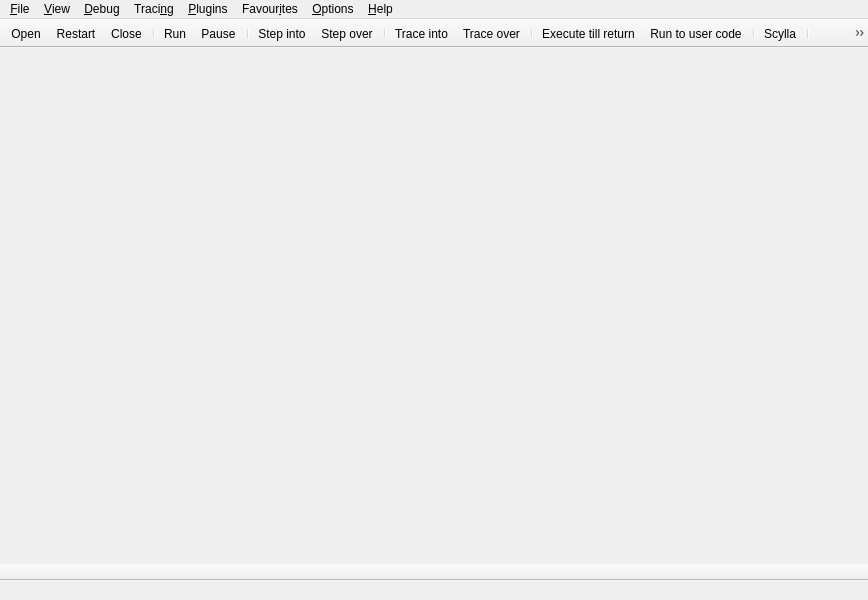
<?xml version="1.0" encoding="UTF-8"?>
<ui version="4.0">
 <class>MainWindow</class>
 <widget class="QMainWindow" name="MainWindow">
  <property name="geometry">
   <rect>
    <x>0</x>
    <y>0</y>
    <width>868</width>
    <height>600</height>
   </rect>
  </property>
  <property name="contextMenuPolicy">
   <enum>Qt::NoContextMenu</enum>
  </property>
  <property name="windowTitle">
   <string>x64dbg</string>
  </property>
  <widget class="QWidget" name="centralWidget"/>
  <widget class="QMenuBar" name="menuBar">
   <property name="geometry">
    <rect>
     <x>0</x>
     <y>0</y>
     <width>868</width>
     <height>21</height>
    </rect>
   </property>
   <widget class="QMenu" name="menuFile">
    <property name="title">
     <string>&amp;File</string>
    </property>
    <widget class="QMenu" name="menuRecentFiles">
     <property name="title">
      <string>&amp;Recent Files</string>
     </property>
     <property name="icon">
      <iconset resource="../../resource.qrc">
       <normaloff>:/icons/images/recentfiles.png</normaloff>:/icons/images/recentfiles.png</iconset>
     </property>
     <addaction name="separator"/>
    </widget>
    <widget class="QMenu" name="menuDatabase">
     <property name="title">
      <string>Database</string>
     </property>
     <property name="icon">
      <iconset resource="../../resource.qrc">
       <normaloff>:/icons/images/data-copy.png</normaloff>:/icons/images/data-copy.png</iconset>
     </property>
     <addaction name="actionDbsave"/>
     <addaction name="actionDbload"/>
     <addaction name="actionDbrecovery"/>
     <addaction name="actionDbclear"/>
     <addaction name="separator"/>
     <addaction name="actionImportdatabase"/>
     <addaction name="actionExportdatabase"/>
    </widget>
    <addaction name="actionOpen"/>
    <addaction name="menuRecentFiles"/>
    <addaction name="actionAttach"/>
    <addaction name="actionDetach"/>
    <addaction name="menuDatabase"/>
    <addaction name="actionPatches"/>
    <addaction name="actionChangeCommandLine"/>
    <addaction name="actionRestartAdmin"/>
    <addaction name="separator"/>
    <addaction name="actionExit"/>
   </widget>
   <widget class="QMenu" name="menuView">
    <property name="title">
     <string>&amp;View</string>
    </property>
    <addaction name="actionCpu"/>
    <addaction name="actionLog"/>
    <addaction name="actionNotes"/>
    <addaction name="actionBreakpoints"/>
    <addaction name="actionMemoryMap"/>
    <addaction name="actionCallStack"/>
    <addaction name="actionSEHChain"/>
    <addaction name="actionScript"/>
    <addaction name="actionSymbolInfo"/>
    <addaction name="actionModules"/>
    <addaction name="actionSource"/>
    <addaction name="actionReferences"/>
    <addaction name="actionThreads"/>
    <addaction name="actionHandles"/>
    <addaction name="actionGraph"/>
    <addaction name="actionTrace"/>
    <addaction name="actionPatches"/>
    <addaction name="actionComments"/>
    <addaction name="actionLabels"/>
    <addaction name="actionBookmarks"/>
    <addaction name="actionFunctions"/>
    <addaction name="actionVariables"/>
    <addaction name="actionCommand"/>
    <addaction name="separator"/>
    <addaction name="actionPreviousTab"/>
    <addaction name="actionNextTab"/>
    <addaction name="actionPreviousView"/>
    <addaction name="actionNextView"/>
    <addaction name="actionHideTab"/>
   </widget>
   <widget class="QMenu" name="menuDebug">
    <property name="title">
     <string>&amp;Debug</string>
    </property>
    <widget class="QMenu" name="menuAdvanced">
     <property name="title">
      <string>Advanced</string>
     </property>
     <property name="icon">
      <iconset resource="../../resource.qrc">
       <normaloff>:/icons/images/branchpreview.png</normaloff>:/icons/images/branchpreview.png</iconset>
     </property>
     <addaction name="actioneRun"/>
     <addaction name="actionseRun"/>
     <addaction name="actionRunExpression"/>
     <addaction name="separator"/>
     <addaction name="actioneStepInto"/>
     <addaction name="actionseStepInto"/>
     <addaction name="actionStepIntoSource"/>
     <addaction name="actioneStepOver"/>
     <addaction name="actionseStepOver"/>
     <addaction name="actionStepOverSource"/>
     <addaction name="separator"/>
     <addaction name="actioneRtr"/>
     <addaction name="actionSkipNextInstruction"/>
     <addaction name="actionInstrUndo"/>
     <addaction name="separator"/>
     <addaction name="actionHideDebugger"/>
    </widget>
    <addaction name="actionRun"/>
    <addaction name="actionRunSelection"/>
    <addaction name="actionPause"/>
    <addaction name="actionRestart"/>
    <addaction name="actionClose"/>
    <addaction name="separator"/>
    <addaction name="actionStepInto"/>
    <addaction name="actionStepOver"/>
    <addaction name="separator"/>
    <addaction name="actionRtr"/>
    <addaction name="actionRtu"/>
    <addaction name="separator"/>
    <addaction name="separator"/>
    <addaction name="menuAdvanced"/>
   </widget>
   <widget class="QMenu" name="menuHelp">
    <property name="title">
     <string>&amp;Help</string>
    </property>
    <addaction name="actionCalculator"/>
    <addaction name="actionCheckUpdates"/>
    <addaction name="actionBlog"/>
    <addaction name="actionDonate"/>
    <addaction name="actionReportBug"/>
    <addaction name="actionPlugins"/>
    <addaction name="separator"/>
    <addaction name="actionManual"/>
    <addaction name="actionFaq"/>
    <addaction name="actionAbout"/>
    <addaction name="actionAbout_Qt"/>
    <addaction name="separator"/>
    <addaction name="actionCrashDump"/>
   </widget>
   <widget class="QMenu" name="menuPlugins">
    <property name="title">
     <string>&amp;Plugins</string>
    </property>
    <addaction name="actionScylla"/>
   </widget>
   <widget class="QMenu" name="menuOptions">
    <property name="title">
     <string>&amp;Options</string>
    </property>
    <widget class="QMenu" name="menuTheme">
     <property name="title">
      <string>&amp;Theme</string>
     </property>
     <property name="icon">
      <iconset resource="../../resource.qrc">
       <normaloff>:/icons/images/themes.png</normaloff>:/icons/images/themes.png</iconset>
     </property>
     <addaction name="actionDefaultTheme"/>
    </widget>
    <addaction name="actionSettings"/>
    <addaction name="actionAppearance"/>
    <addaction name="actionShortcuts"/>
    <addaction name="actionCustomizeMenus"/>
    <addaction name="actionTopmost"/>
    <addaction name="actionReloadStylesheet"/>
    <addaction name="actionSetInitializationScript"/>
    <addaction name="actionImportSettings"/>
    <addaction name="menuTheme"/>
   </widget>
   <widget class="QMenu" name="menuFavourites">
    <property name="title">
     <string>Favour&amp;ites</string>
    </property>
   </widget>
   <widget class="QMenu" name="menu_Trace">
    <property name="title">
     <string>Traci&amp;ng</string>
    </property>
    <widget class="QMenu" name="menuTrace_record">
     <property name="title">
      <string>Trace record</string>
     </property>
     <property name="icon">
      <iconset resource="../../resource.qrc">
       <normaloff>:/icons/images/trace.png</normaloff>:/icons/images/trace.png</iconset>
     </property>
     <addaction name="actionTRBit"/>
     <addaction name="actionTRByte"/>
     <addaction name="actionTRWord"/>
     <addaction name="actionTRNone"/>
     <addaction name="separator"/>
     <addaction name="actionTRTIBT"/>
     <addaction name="actionTRTOBT"/>
     <addaction name="actionTRTIIT"/>
     <addaction name="actionTRTOIT"/>
    </widget>
    <addaction name="actionAnimateInto"/>
    <addaction name="actionAnimateOver"/>
    <addaction name="actionAnimateCommand"/>
    <addaction name="separator"/>
    <addaction name="actionTicnd"/>
    <addaction name="actionTocnd"/>
    <addaction name="menuTrace_record"/>
   </widget>
   <addaction name="menuFile"/>
   <addaction name="menuView"/>
   <addaction name="menuDebug"/>
   <addaction name="menu_Trace"/>
   <addaction name="menuPlugins"/>
   <addaction name="menuFavourites"/>
   <addaction name="menuOptions"/>
   <addaction name="menuHelp"/>
  </widget>
  <widget class="QToolBar" name="mainToolBar">
   <property name="windowTitle">
    <string>Toolbar</string>
   </property>
   <property name="movable">
    <bool>false</bool>
   </property>
   <property name="iconSize">
    <size>
     <width>16</width>
     <height>16</height>
    </size>
   </property>
   <attribute name="toolBarArea">
    <enum>TopToolBarArea</enum>
   </attribute>
   <attribute name="toolBarBreak">
    <bool>false</bool>
   </attribute>
   <addaction name="actionOpen"/>
   <addaction name="actionRestart"/>
   <addaction name="actionClose"/>
   <addaction name="separator"/>
   <addaction name="actionRun"/>
   <addaction name="actionPause"/>
   <addaction name="separator"/>
   <addaction name="actionStepInto"/>
   <addaction name="actionStepOver"/>
   <addaction name="separator"/>
   <addaction name="actionTicnd"/>
   <addaction name="actionTocnd"/>
   <addaction name="separator"/>
   <addaction name="actionRtr"/>
   <addaction name="actionRtu"/>
   <addaction name="separator"/>
   <addaction name="actionScylla"/>
   <addaction name="separator"/>
   <addaction name="actionPatches"/>
   <addaction name="actionComments"/>
   <addaction name="actionLabels"/>
   <addaction name="actionBookmarks"/>
   <addaction name="actionFunctions"/>
   <addaction name="actionVariables"/>
   <addaction name="separator"/>
   <addaction name="actionStrings"/>
   <addaction name="actionCalls"/>
   <addaction name="separator"/>
   <addaction name="actionCalculator"/>
   <addaction name="actionCheckUpdates"/>
  </widget>
  <widget class="QStatusBar" name="statusBar">
   <property name="sizeGripEnabled">
    <bool>false</bool>
   </property>
  </widget>
  <widget class="QToolBar" name="cmdBar">
   <property name="windowTitle">
    <string>CommandBar</string>
   </property>
   <property name="movable">
    <bool>false</bool>
   </property>
   <property name="allowedAreas">
    <set>Qt::BottomToolBarArea</set>
   </property>
   <attribute name="toolBarArea">
    <enum>BottomToolBarArea</enum>
   </attribute>
   <attribute name="toolBarBreak">
    <bool>false</bool>
   </attribute>
  </widget>
  <action name="actionOpen">
   <property name="icon">
    <iconset resource="../../resource.qrc">
     <normaloff>:/icons/images/folder-horizontal-open.png</normaloff>:/icons/images/folder-horizontal-open.png</iconset>
   </property>
   <property name="text">
    <string>&amp;Open</string>
   </property>
   <property name="statusTip">
    <string>Run the file and start debugging.</string>
   </property>
  </action>
  <action name="actionExit">
   <property name="icon">
    <iconset resource="../../resource.qrc">
     <normaloff>:/icons/images/control-exit.png</normaloff>:/icons/images/control-exit.png</iconset>
   </property>
   <property name="text">
    <string>E&amp;xit</string>
   </property>
  </action>
  <action name="actionRun">
   <property name="icon">
    <iconset resource="../../resource.qrc">
     <normaloff>:/icons/images/arrow-run.png</normaloff>:/icons/images/arrow-run.png</iconset>
   </property>
   <property name="text">
    <string>&amp;Run</string>
   </property>
  </action>
  <action name="actionPause">
   <property name="icon">
    <iconset resource="../../resource.qrc">
     <normaloff>:/icons/images/control-pause.png</normaloff>:/icons/images/control-pause.png</iconset>
   </property>
   <property name="text">
    <string>&amp;Pause</string>
   </property>
  </action>
  <action name="actionRestart">
   <property name="icon">
    <iconset resource="../../resource.qrc">
     <normaloff>:/icons/images/arrow-restart.png</normaloff>:/icons/images/arrow-restart.png</iconset>
   </property>
   <property name="text">
    <string>Re&amp;start</string>
   </property>
   <property name="statusTip">
    <string>Stop the debuggee and restart it, or restart the last debugged file.</string>
   </property>
  </action>
  <action name="actionClose">
   <property name="icon">
    <iconset resource="../../resource.qrc">
     <normaloff>:/icons/images/control-stop.png</normaloff>:/icons/images/control-stop.png</iconset>
   </property>
   <property name="text">
    <string>&amp;Close</string>
   </property>
  </action>
  <action name="actionStepInto">
   <property name="icon">
    <iconset resource="../../resource.qrc">
     <normaloff>:/icons/images/arrow-step-into.png</normaloff>:/icons/images/arrow-step-into.png</iconset>
   </property>
   <property name="text">
    <string>Step &amp;into</string>
   </property>
  </action>
  <action name="actionStepOver">
   <property name="icon">
    <iconset resource="../../resource.qrc">
     <normaloff>:/icons/images/arrow-step-over.png</normaloff>:/icons/images/arrow-step-over.png</iconset>
   </property>
   <property name="text">
    <string>Step &amp;over</string>
   </property>
  </action>
  <action name="actionCommand">
   <property name="icon">
    <iconset resource="../../resource.qrc">
     <normaloff>:/icons/images/terminal-command.png</normaloff>:/icons/images/terminal-command.png</iconset>
   </property>
   <property name="text">
    <string>Co&amp;mmand</string>
   </property>
  </action>
  <action name="actionRtr">
   <property name="icon">
    <iconset resource="../../resource.qrc">
     <normaloff>:/icons/images/arrow-step-rtr.png</normaloff>:/icons/images/arrow-step-rtr.png</iconset>
   </property>
   <property name="text">
    <string>E&amp;xecute till return</string>
   </property>
  </action>
  <action name="actionMemoryMap">
   <property name="icon">
    <iconset resource="../../resource.qrc">
     <normaloff>:/icons/images/memory-map.png</normaloff>:/icons/images/memory-map.png</iconset>
   </property>
   <property name="text">
    <string>&amp;Memory Map</string>
   </property>
  </action>
  <action name="actionLog">
   <property name="icon">
    <iconset resource="../../resource.qrc">
     <normaloff>:/icons/images/log.png</normaloff>:/icons/images/log.png</iconset>
   </property>
   <property name="text">
    <string>&amp;Log Window</string>
   </property>
  </action>
  <action name="actionAbout">
   <property name="icon">
    <iconset resource="../../resource.qrc">
     <normaloff>:/icons/images/information.png</normaloff>:/icons/images/information.png</iconset>
   </property>
   <property name="text">
    <string>&amp;About</string>
   </property>
  </action>
  <action name="actionScylla">
   <property name="icon">
    <iconset resource="../../resource.qrc">
     <normaloff>:/icons/images/scylla.png</normaloff>:/icons/images/scylla.png</iconset>
   </property>
   <property name="text">
    <string>Scylla</string>
   </property>
  </action>
  <action name="actionBreakpoints">
   <property name="icon">
    <iconset resource="../../resource.qrc">
     <normaloff>:/icons/images/breakpoint.png</normaloff>:/icons/images/breakpoint.png</iconset>
   </property>
   <property name="text">
    <string>&amp;Breakpoints</string>
   </property>
  </action>
  <action name="actioneStepInto">
   <property name="icon">
    <iconset resource="../../resource.qrc">
     <normaloff>:/icons/images/arrow-step-into.png</normaloff>:/icons/images/arrow-step-into.png</iconset>
   </property>
   <property name="text">
    <string>Step into (pass exceptions)</string>
   </property>
  </action>
  <action name="actioneStepOver">
   <property name="icon">
    <iconset resource="../../resource.qrc">
     <normaloff>:/icons/images/arrow-step-over.png</normaloff>:/icons/images/arrow-step-over.png</iconset>
   </property>
   <property name="text">
    <string>Step over (pass exceptions)</string>
   </property>
  </action>
  <action name="actioneRun">
   <property name="icon">
    <iconset resource="../../resource.qrc">
     <normaloff>:/icons/images/arrow-run.png</normaloff>:/icons/images/arrow-run.png</iconset>
   </property>
   <property name="text">
    <string>Run (pass exceptions)</string>
   </property>
  </action>
  <action name="actioneRtr">
   <property name="icon">
    <iconset resource="../../resource.qrc">
     <normaloff>:/icons/images/arrow-step-rtr.png</normaloff>:/icons/images/arrow-step-rtr.png</iconset>
   </property>
   <property name="text">
    <string>Execute till return (pass exceptions)</string>
   </property>
  </action>
  <action name="actionScript">
   <property name="icon">
    <iconset resource="../../resource.qrc">
     <normaloff>:/icons/images/script-code.png</normaloff>:/icons/images/script-code.png</iconset>
   </property>
   <property name="text">
    <string>&amp;Script</string>
   </property>
   <property name="toolTip">
    <string>Script</string>
   </property>
  </action>
  <action name="actionRunSelection">
   <property name="icon">
    <iconset resource="../../resource.qrc">
     <normaloff>:/icons/images/arrow-run-cursor.png</normaloff>:/icons/images/arrow-run-cursor.png</iconset>
   </property>
   <property name="text">
    <string>Run &amp;until selection</string>
   </property>
   <property name="toolTip">
    <string>Run until selection</string>
   </property>
  </action>
  <action name="actionCpu">
   <property name="icon">
    <iconset resource="../../resource.qrc">
     <normaloff>:/icons/images/processor64.png</normaloff>:/icons/images/processor64.png</iconset>
   </property>
   <property name="text">
    <string>&amp;CPU</string>
   </property>
   <property name="toolTip">
    <string>CPU</string>
   </property>
  </action>
  <action name="actionSymbolInfo">
   <property name="icon">
    <iconset resource="../../resource.qrc">
     <normaloff>:/icons/images/pdb.png</normaloff>:/icons/images/pdb.png</iconset>
   </property>
   <property name="text">
    <string>Symbol &amp;Info</string>
   </property>
   <property name="toolTip">
    <string>Symbol Info</string>
   </property>
  </action>
  <action name="actionReferences">
   <property name="icon">
    <iconset resource="../../resource.qrc">
     <normaloff>:/icons/images/search.png</normaloff>:/icons/images/search.png</iconset>
   </property>
   <property name="text">
    <string>&amp;References</string>
   </property>
   <property name="toolTip">
    <string>References</string>
   </property>
  </action>
  <action name="actionThreads">
   <property name="icon">
    <iconset resource="../../resource.qrc">
     <normaloff>:/icons/images/arrow-threads.png</normaloff>:/icons/images/arrow-threads.png</iconset>
   </property>
   <property name="text">
    <string>&amp;Threads</string>
   </property>
   <property name="toolTip">
    <string>Threads</string>
   </property>
  </action>
  <action name="actionSettings">
   <property name="icon">
    <iconset resource="../../resource.qrc">
     <normaloff>:/icons/images/settings.png</normaloff>:/icons/images/settings.png</iconset>
   </property>
   <property name="text">
    <string>&amp;Preferences</string>
   </property>
   <property name="toolTip">
    <string>Settings</string>
   </property>
  </action>
  <action name="actionStrings">
   <property name="icon">
    <iconset resource="../../resource.qrc">
     <normaloff>:/icons/images/strings.png</normaloff>:/icons/images/strings.png</iconset>
   </property>
   <property name="text">
    <string>&amp;Find Strings</string>
   </property>
   <property name="toolTip">
    <string>Find Strings</string>
   </property>
  </action>
  <action name="actionAppearance">
   <property name="icon">
    <iconset resource="../../resource.qrc">
     <normaloff>:/icons/images/color-swatches.png</normaloff>:/icons/images/color-swatches.png</iconset>
   </property>
   <property name="text">
    <string>&amp;Appearance</string>
   </property>
  </action>
  <action name="actionCalls">
   <property name="icon">
    <iconset resource="../../resource.qrc">
     <normaloff>:/icons/images/call.png</normaloff>:/icons/images/call.png</iconset>
   </property>
   <property name="text">
    <string>Find Intermodular Calls</string>
   </property>
   <property name="toolTip">
    <string>Find Intermodular Calls</string>
   </property>
  </action>
  <action name="actionPatches">
   <property name="icon">
    <iconset resource="../../resource.qrc">
     <normaloff>:/icons/images/patch.png</normaloff>:/icons/images/patch.png</iconset>
   </property>
   <property name="text">
    <string>Patch file...</string>
   </property>
   <property name="toolTip">
    <string>Patches</string>
   </property>
  </action>
  <action name="actionComments">
   <property name="icon">
    <iconset resource="../../resource.qrc">
     <normaloff>:/icons/images/comments.png</normaloff>:/icons/images/comments.png</iconset>
   </property>
   <property name="text">
    <string>Comments</string>
   </property>
  </action>
  <action name="actionLabels">
   <property name="icon">
    <iconset resource="../../resource.qrc">
     <normaloff>:/icons/images/labels.png</normaloff>:/icons/images/labels.png</iconset>
   </property>
   <property name="text">
    <string>Labels</string>
   </property>
  </action>
  <action name="actionBookmarks">
   <property name="icon">
    <iconset resource="../../resource.qrc">
     <normaloff>:/icons/images/bookmarks.png</normaloff>:/icons/images/bookmarks.png</iconset>
   </property>
   <property name="text">
    <string>Bookmarks</string>
   </property>
  </action>
  <action name="actionFunctions">
   <property name="icon">
    <iconset resource="../../resource.qrc">
     <normaloff>:/icons/images/functions.png</normaloff>:/icons/images/functions.png</iconset>
   </property>
   <property name="text">
    <string>Functions</string>
   </property>
  </action>
  <action name="actionCheckUpdates">
   <property name="icon">
    <iconset resource="../../resource.qrc">
     <normaloff>:/icons/images/update.png</normaloff>:/icons/images/update.png</iconset>
   </property>
   <property name="text">
    <string>Check for &amp;Updates</string>
   </property>
  </action>
  <action name="actionCallStack">
   <property name="icon">
    <iconset resource="../../resource.qrc">
     <normaloff>:/icons/images/callstack.png</normaloff>:/icons/images/callstack.png</iconset>
   </property>
   <property name="text">
    <string>Call Stack</string>
   </property>
   <property name="toolTip">
    <string>Call Stack</string>
   </property>
  </action>
  <action name="actionShortcuts">
   <property name="icon">
    <iconset resource="../../resource.qrc">
     <normaloff>:/icons/images/shortcut.png</normaloff>:/icons/images/shortcut.png</iconset>
   </property>
   <property name="text">
    <string>Shortcuts</string>
   </property>
  </action>
  <action name="actionDonate">
   <property name="icon">
    <iconset resource="../../resource.qrc">
     <normaloff>:/icons/images/donate.png</normaloff>:/icons/images/donate.png</iconset>
   </property>
   <property name="text">
    <string>&amp;Donate</string>
   </property>
   <property name="toolTip">
    <string>Donate</string>
   </property>
  </action>
  <action name="actionCalculator">
   <property name="icon">
    <iconset resource="../../resource.qrc">
     <normaloff>:/icons/images/calculator.png</normaloff>:/icons/images/calculator.png</iconset>
   </property>
   <property name="text">
    <string>Calculator</string>
   </property>
  </action>
  <action name="actionAttach">
   <property name="icon">
    <iconset resource="../../resource.qrc">
     <normaloff>:/icons/images/attach.png</normaloff>:/icons/images/attach.png</iconset>
   </property>
   <property name="text">
    <string>Attach</string>
   </property>
   <property name="toolTip">
    <string>Attach</string>
   </property>
  </action>
  <action name="actionDetach">
   <property name="icon">
    <iconset resource="../../resource.qrc">
     <normaloff>:/icons/images/detach.png</normaloff>:/icons/images/detach.png</iconset>
   </property>
   <property name="text">
    <string>Detach</string>
   </property>
   <property name="toolTip">
    <string>Detach</string>
   </property>
  </action>
  <action name="actionChangeCommandLine">
   <property name="icon">
    <iconset resource="../../resource.qrc">
     <normaloff>:/icons/images/changeargs.png</normaloff>:/icons/images/changeargs.png</iconset>
   </property>
   <property name="text">
    <string>Change Command &amp;Line</string>
   </property>
  </action>
  <action name="actionSkipNextInstruction">
   <property name="icon">
    <iconset resource="../../resource.qrc">
     <normaloff>:/icons/images/arrow-skip.png</normaloff>:/icons/images/arrow-skip.png</iconset>
   </property>
   <property name="text">
    <string>Skip next instruction</string>
   </property>
   <property name="toolTip">
    <string>Skip next instruction</string>
   </property>
  </action>
  <action name="actionTopmost">
   <property name="checkable">
    <bool>true</bool>
   </property>
   <property name="icon">
    <iconset resource="../../resource.qrc">
     <normaloff>:/icons/images/topmost.png</normaloff>:/icons/images/topmost.png</iconset>
   </property>
   <property name="text">
    <string>Topmost</string>
   </property>
   <property name="toolTip">
    <string>Topmost Window</string>
   </property>
  </action>
  <action name="actionReportBug">
   <property name="icon">
    <iconset resource="../../resource.qrc">
     <normaloff>:/icons/images/bug-report.png</normaloff>:/icons/images/bug-report.png</iconset>
   </property>
   <property name="text">
    <string>&amp;Report Bug</string>
   </property>
   <property name="toolTip">
    <string>Report Bug</string>
   </property>
  </action>
  <action name="actionSource">
   <property name="icon">
    <iconset resource="../../resource.qrc">
     <normaloff>:/icons/images/source.png</normaloff>:/icons/images/source.png</iconset>
   </property>
   <property name="text">
    <string>&amp;Source</string>
   </property>
   <property name="toolTip">
    <string>Source</string>
   </property>
  </action>
  <action name="actionManual">
   <property name="icon">
    <iconset resource="../../resource.qrc">
     <normaloff>:/icons/images/win-help.png</normaloff>:/icons/images/win-help.png</iconset>
   </property>
   <property name="text">
    <string>&amp;Manual</string>
   </property>
  </action>
  <action name="actionFaq">
   <property name="icon">
    <iconset resource="../../resource.qrc">
     <normaloff>:/icons/images/faq.png</normaloff>:/icons/images/faq.png</iconset>
   </property>
   <property name="text">
    <string>&amp;FAQ</string>
   </property>
   <property name="toolTip">
    <string>FAQ</string>
   </property>
  </action>
  <action name="actionSEHChain">
   <property name="icon">
    <iconset resource="../../resource.qrc">
     <normaloff>:/icons/images/seh-chain.png</normaloff>:/icons/images/seh-chain.png</iconset>
   </property>
   <property name="text">
    <string>SEH Chain</string>
   </property>
  </action>
  <action name="actionHideDebugger">
   <property name="icon">
    <iconset resource="../../resource.qrc">
     <normaloff>:/icons/images/hide-debugger.png</normaloff>:/icons/images/hide-debugger.png</iconset>
   </property>
   <property name="text">
    <string>Hide debugger (PEB)</string>
   </property>
   <property name="toolTip">
    <string>Hide debugger (PEB)</string>
   </property>
  </action>
  <action name="actionReloadStylesheet">
   <property name="icon">
    <iconset resource="../../resource.qrc">
     <normaloff>:/icons/images/css.png</normaloff>:/icons/images/css.png</iconset>
   </property>
   <property name="text">
    <string>Reload style.css</string>
   </property>
   <property name="toolTip">
    <string>Reload style.css</string>
   </property>
  </action>
  <action name="actionNotes">
   <property name="icon">
    <iconset resource="../../resource.qrc">
     <normaloff>:/icons/images/notes.png</normaloff>:/icons/images/notes.png</iconset>
   </property>
   <property name="text">
    <string>Notes</string>
   </property>
  </action>
  <action name="actionHandles">
   <property name="icon">
    <iconset resource="../../resource.qrc">
     <normaloff>:/icons/images/handles.png</normaloff>:/icons/images/handles.png</iconset>
   </property>
   <property name="text">
    <string>Handles</string>
   </property>
  </action>
  <action name="actionTocnd">
   <property name="icon">
    <iconset resource="../../resource.qrc">
     <normaloff>:/icons/images/traceover.png</normaloff>:/icons/images/traceover.png</iconset>
   </property>
   <property name="text">
    <string>Trace over...</string>
   </property>
   <property name="toolTip">
    <string>Trace over...</string>
   </property>
  </action>
  <action name="actionTicnd">
   <property name="icon">
    <iconset resource="../../resource.qrc">
     <normaloff>:/icons/images/traceinto.png</normaloff>:/icons/images/traceinto.png</iconset>
   </property>
   <property name="text">
    <string>Trace into...</string>
   </property>
   <property name="toolTip">
    <string>Trace into...</string>
   </property>
  </action>
  <action name="actionTRBit">
   <property name="icon">
    <iconset resource="../../resource.qrc">
     <normaloff>:/icons/images/bit.png</normaloff>:/icons/images/bit.png</iconset>
   </property>
   <property name="text">
    <string>Bit</string>
   </property>
  </action>
  <action name="actionTRByte">
   <property name="icon">
    <iconset resource="../../resource.qrc">
     <normaloff>:/icons/images/byte.png</normaloff>:/icons/images/byte.png</iconset>
   </property>
   <property name="text">
    <string>Byte</string>
   </property>
  </action>
  <action name="actionTRWord">
   <property name="icon">
    <iconset resource="../../resource.qrc">
     <normaloff>:/icons/images/word.png</normaloff>:/icons/images/word.png</iconset>
   </property>
   <property name="text">
    <string>Word</string>
   </property>
  </action>
  <action name="actionTRTIBT">
   <property name="icon">
    <iconset resource="../../resource.qrc">
     <normaloff>:/icons/images/traceinto.png</normaloff>:/icons/images/traceinto.png</iconset>
   </property>
   <property name="text">
    <string>Trace into beyond trace record</string>
   </property>
  </action>
  <action name="actionTRTOBT">
   <property name="icon">
    <iconset resource="../../resource.qrc">
     <normaloff>:/icons/images/traceover.png</normaloff>:/icons/images/traceover.png</iconset>
   </property>
   <property name="text">
    <string>Trace over beyond trace record</string>
   </property>
  </action>
  <action name="actionTRTIIT">
   <property name="icon">
    <iconset resource="../../resource.qrc">
     <normaloff>:/icons/images/arrow-step-into.png</normaloff>:/icons/images/arrow-step-into.png</iconset>
   </property>
   <property name="text">
    <string>Trace into into trace record</string>
   </property>
  </action>
  <action name="actionTRTOIT">
   <property name="icon">
    <iconset resource="../../resource.qrc">
     <normaloff>:/icons/images/arrow-step-over.png</normaloff>:/icons/images/arrow-step-over.png</iconset>
   </property>
   <property name="text">
    <string>Trace over into trace record</string>
   </property>
  </action>
  <action name="actionTRNone">
   <property name="icon">
    <iconset resource="../../resource.qrc">
     <normaloff>:/icons/images/close-all-tabs.png</normaloff>:/icons/images/close-all-tabs.png</iconset>
   </property>
   <property name="text">
    <string>None</string>
   </property>
  </action>
  <action name="actionRtu">
   <property name="icon">
    <iconset resource="../../resource.qrc">
     <normaloff>:/icons/images/runtouser.png</normaloff>:/icons/images/runtouser.png</iconset>
   </property>
   <property name="text">
    <string>Run to &amp;user code</string>
   </property>
  </action>
  <action name="actionRunExpression">
   <property name="icon">
    <iconset resource="../../resource.qrc">
     <normaloff>:/icons/images/arrow-run-cursor.png</normaloff>:/icons/images/arrow-run-cursor.png</iconset>
   </property>
   <property name="text">
    <string>Run until e&amp;xpression</string>
   </property>
  </action>
  <action name="actionInstrUndo">
   <property name="icon">
    <iconset resource="../../resource.qrc">
     <normaloff>:/icons/images/undo.png</normaloff>:/icons/images/undo.png</iconset>
   </property>
   <property name="text">
    <string>Undo last instruction</string>
   </property>
  </action>
  <action name="actionCrashDump">
   <property name="icon">
    <iconset resource="../../resource.qrc">
     <normaloff>:/icons/images/crash_dump.png</normaloff>:/icons/images/crash_dump.png</iconset>
   </property>
   <property name="text">
    <string>Generate crash dump</string>
   </property>
  </action>
  <action name="actionManageFavourite">
   <property name="icon">
    <iconset resource="../../resource.qrc">
     <normaloff>:/icons/images/star.png</normaloff>:/icons/images/star.png</iconset>
   </property>
   <property name="text">
    <string>&amp;Manage Favourite Tools...</string>
   </property>
  </action>
  <action name="actionStepOverSource">
   <property name="icon">
    <iconset resource="../../resource.qrc">
     <normaloff>:/icons/images/arrow-step-over.png</normaloff>:/icons/images/arrow-step-over.png</iconset>
   </property>
   <property name="text">
    <string>Step over (source)</string>
   </property>
  </action>
  <action name="actionStepIntoSource">
   <property name="icon">
    <iconset resource="../../resource.qrc">
     <normaloff>:/icons/images/arrow-step-into.png</normaloff>:/icons/images/arrow-step-into.png</iconset>
   </property>
   <property name="text">
    <string>Step into (source)</string>
   </property>
  </action>
  <action name="actionGraph">
   <property name="icon">
    <iconset resource="../../resource.qrc">
     <normaloff>:/icons/images/graph.png</normaloff>:/icons/images/graph.png</iconset>
   </property>
   <property name="text">
    <string>&amp;Graph</string>
   </property>
  </action>
  <action name="actionseStepInto">
   <property name="icon">
    <iconset resource="../../resource.qrc">
     <normaloff>:/icons/images/arrow-step-into.png</normaloff>:/icons/images/arrow-step-into.png</iconset>
   </property>
   <property name="text">
    <string>Step into (swallow exception)</string>
   </property>
  </action>
  <action name="actionseStepOver">
   <property name="icon">
    <iconset resource="../../resource.qrc">
     <normaloff>:/icons/images/arrow-step-over.png</normaloff>:/icons/images/arrow-step-over.png</iconset>
   </property>
   <property name="text">
    <string>Step over (swallow exception)</string>
   </property>
  </action>
  <action name="actionseRun">
   <property name="icon">
    <iconset resource="../../resource.qrc">
     <normaloff>:/icons/images/arrow-run.png</normaloff>:/icons/images/arrow-run.png</iconset>
   </property>
   <property name="text">
    <string>Run (swallow exception)</string>
   </property>
  </action>
  <action name="actionBlog">
   <property name="icon">
    <iconset resource="../../resource.qrc">
     <normaloff>:/icons/images/hex.png</normaloff>:/icons/images/hex.png</iconset>
   </property>
   <property name="text">
    <string>Blog</string>
   </property>
  </action>
  <action name="actionAnimateInto">
   <property name="icon">
    <iconset resource="../../resource.qrc">
     <normaloff>:/icons/images/animateinto.png</normaloff>:/icons/images/animateinto.png</iconset>
   </property>
   <property name="text">
    <string>Animate into</string>
   </property>
  </action>
  <action name="actionAnimateOver">
   <property name="icon">
    <iconset resource="../../resource.qrc">
     <normaloff>:/icons/images/animateover.png</normaloff>:/icons/images/animateover.png</iconset>
   </property>
   <property name="text">
    <string>Animate over</string>
   </property>
  </action>
  <action name="actionAnimateCommand">
   <property name="icon">
    <iconset resource="../../resource.qrc">
     <normaloff>:/icons/images/animatecommand.png</normaloff>:/icons/images/animatecommand.png</iconset>
   </property>
   <property name="text">
    <string>Animate command...</string>
   </property>
  </action>
  <action name="actionSetInitializationScript">
   <property name="icon">
    <iconset resource="../../resource.qrc">
     <normaloff>:/icons/images/initscript.png</normaloff>:/icons/images/initscript.png</iconset>
   </property>
   <property name="text">
    <string>System breakpoint scripts</string>
   </property>
  </action>
  <action name="actionImportSettings">
   <property name="icon">
    <iconset resource="../../resource.qrc">
     <normaloff>:/icons/images/importsettings.png</normaloff>:/icons/images/importsettings.png</iconset>
   </property>
   <property name="text">
    <string>Import settings...</string>
   </property>
  </action>
  <action name="actionCustomizeMenus">
   <property name="icon">
    <iconset resource="../../resource.qrc">
     <normaloff>:/icons/images/analysis.png</normaloff>:/icons/images/analysis.png</iconset>
   </property>
   <property name="text">
    <string>Customize menus</string>
   </property>
  </action>
  <action name="actionImportdatabase">
   <property name="icon">
    <iconset resource="../../resource.qrc">
     <normaloff>:/icons/images/database-import.png</normaloff>:/icons/images/database-import.png</iconset>
   </property>
   <property name="text">
    <string>&amp;Import database</string>
   </property>
  </action>
  <action name="actionExportdatabase">
   <property name="icon">
    <iconset resource="../../resource.qrc">
     <normaloff>:/icons/images/database-export.png</normaloff>:/icons/images/database-export.png</iconset>
   </property>
   <property name="text">
    <string>&amp;Export database</string>
   </property>
  </action>
  <action name="actionPreviousTab">
   <property name="icon">
    <iconset resource="../../resource.qrc">
     <normaloff>:/icons/images/previous.png</normaloff>:/icons/images/previous.png</iconset>
   </property>
   <property name="text">
    <string>Previous Tab</string>
   </property>
  </action>
  <action name="actionNextTab">
   <property name="icon">
    <iconset resource="../../resource.qrc">
     <normaloff>:/icons/images/next.png</normaloff>:/icons/images/next.png</iconset>
   </property>
   <property name="text">
    <string>Next Tab</string>
   </property>
  </action>
  <action name="actionPreviousView">
   <property name="icon">
    <iconset resource="../../resource.qrc">
     <normaloff>:/icons/images/previous.png</normaloff>:/icons/images/previous.png</iconset>
   </property>
   <property name="text">
    <string>Previous View</string>
   </property>
  </action>
  <action name="actionNextView">
   <property name="icon">
    <iconset resource="../../resource.qrc">
     <normaloff>:/icons/images/next.png</normaloff>:/icons/images/next.png</iconset>
   </property>
   <property name="text">
    <string>Next View</string>
   </property>
  </action>
  <action name="actionHideTab">
   <property name="icon">
    <iconset resource="../../resource.qrc">
     <normaloff>:/icons/images/hidetab.png</normaloff>:/icons/images/hidetab.png</iconset>
   </property>
   <property name="text">
    <string>Hide Tab</string>
   </property>
  </action>
  <action name="actionVariables">
   <property name="icon">
    <iconset resource="../../resource.qrc">
     <normaloff>:/icons/images/variables.png</normaloff>:/icons/images/variables.png</iconset>
   </property>
   <property name="text">
    <string>&amp;Variables</string>
   </property>
  </action>
  <action name="actionRestartAdmin">
   <property name="icon">
    <iconset resource="../../resource.qrc">
     <normaloff>:/icons/images/uac.png</normaloff>:/icons/images/uac.png</iconset>
   </property>
   <property name="text">
    <string>Restart as Admin</string>
   </property>
  </action>
  <action name="actionPlugins">
   <property name="icon">
    <iconset resource="../../resource.qrc">
     <normaloff>:/icons/images/plugin.png</normaloff>:/icons/images/plugin.png</iconset>
   </property>
   <property name="text">
    <string>Plugins</string>
   </property>
  </action>
  <action name="actionTrace">
   <property name="icon">
    <iconset resource="../../resource.qrc">
     <normaloff>:/icons/images/trace.png</normaloff>:/icons/images/trace.png</iconset>
   </property>
   <property name="text">
    <string>Trace</string>
   </property>
  </action>
  <action name="actionModules">
   <property name="icon">
    <iconset resource="../../resource.qrc">
     <normaloff>:/icons/images/lib.png</normaloff>:/icons/images/lib.png</iconset>
   </property>
   <property name="text">
    <string>Modules</string>
   </property>
  </action>
  <action name="action_Theme">
   <property name="text">
    <string>&amp;Theme</string>
   </property>
  </action>
  <action name="actionDefaultTheme">
   <property name="text">
    <string>&amp;Default</string>
   </property>
  </action>
  <action name="actionDbsave">
   <property name="icon">
    <iconset resource="../../resource.qrc">
     <normaloff>:/icons/images/binary_save.png</normaloff>:/icons/images/binary_save.png</iconset>
   </property>
   <property name="text">
    <string>&amp;Save database</string>
   </property>
  </action>
  <action name="actionDbload">
   <property name="icon">
    <iconset resource="../../resource.qrc">
     <normaloff>:/icons/images/arrow-restart.png</normaloff>:/icons/images/arrow-restart.png</iconset>
   </property>
   <property name="text">
    <string>Re&amp;load database</string>
   </property>
  </action>
  <action name="actionDbrecovery">
   <property name="icon">
    <iconset resource="../../resource.qrc">
     <normaloff>:/icons/images/help.png</normaloff>:/icons/images/help.png</iconset>
   </property>
   <property name="text">
    <string>&amp;Restore backup database</string>
   </property>
  </action>
  <action name="actionDbclear">
   <property name="icon">
    <iconset resource="../../resource.qrc">
     <normaloff>:/icons/images/crash_dump.png</normaloff>:/icons/images/crash_dump.png</iconset>
   </property>
   <property name="text">
    <string>&amp;Clear database</string>
   </property>
  </action>
  <action name="actionAbout_Qt">
   <property name="text">
    <string>About Qt</string>
   </property>
   <property name="statusTip">
    <string>Display information about Qt</string>
   </property>
  </action>
 </widget>
 <layoutdefault spacing="6" margin="11"/>
 <resources>
  <include location="../../resource.qrc"/>
 </resources>
 <connections>
  <connection>
   <sender>actionExit</sender>
   <signal>triggered()</signal>
   <receiver>MainWindow</receiver>
   <slot>close()</slot>
   <hints>
    <hint type="sourcelabel">
     <x>-1</x>
     <y>-1</y>
    </hint>
    <hint type="destinationlabel">
     <x>399</x>
     <y>299</y>
    </hint>
   </hints>
  </connection>
 </connections>
</ui>
